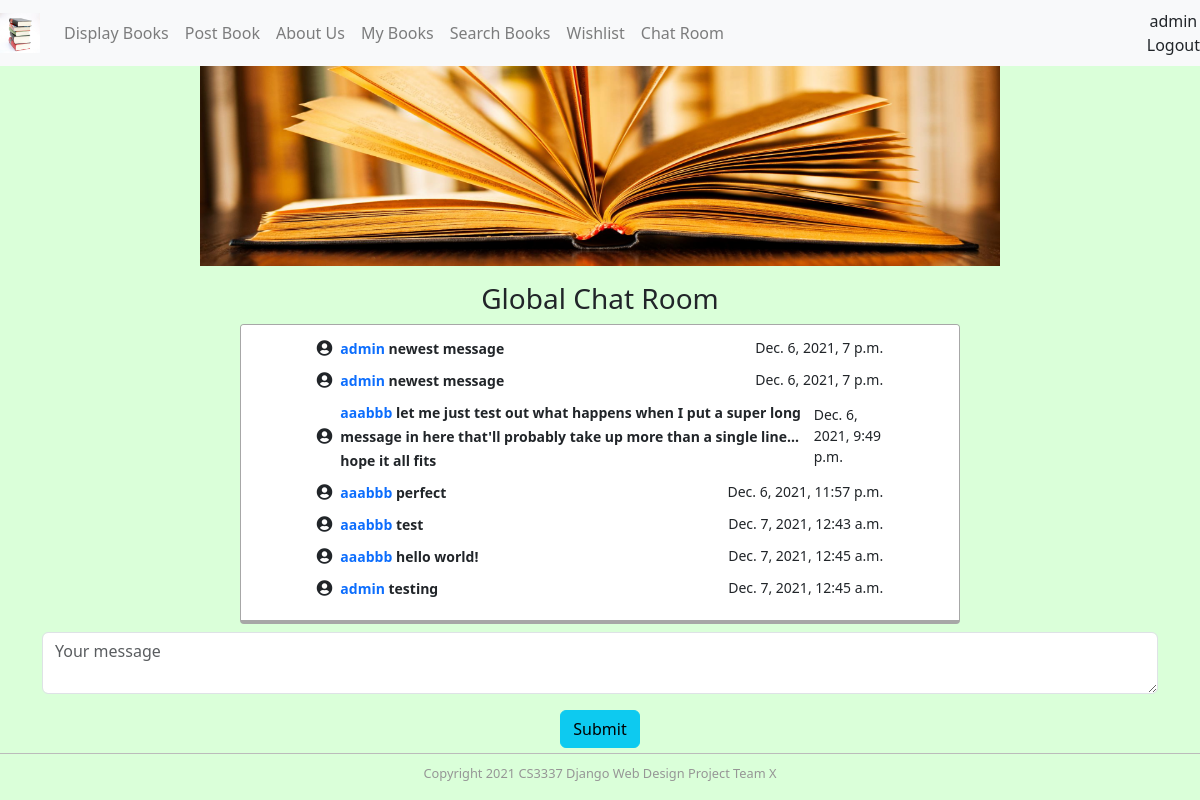
The app's page /chat (signed in) with its own data.
### bookMng/models.py (models this page shows, shortened)
class ChatMessage(models.Model):
    text = models.TextField(max_length=200)
    username = models.ForeignKey(User, blank=True, null=True, on_delete=models.CASCADE)
    date = models.DateTimeField(auto_now_add=True)

### bookMng/views.py (the view, shortened to what this page needs)
# urls.py: path('chat', views.chat_room, name='chat'),
@login_required(login_url=reverse_lazy('login'))
def chat_room(request):
    messages = ChatMessage.objects.all()
    message_form = ChatForm()
    return render(request,
                  'bookMng/chat.html',
                  {
                      'messages': messages,
                      'message_form': message_form
                  }
                  )

### bookMng/forms.py
class ChatForm(forms.ModelForm):
    class Meta:
        model = ChatMessage
        fields = [
            'text'
        ]
        labels = {
            'text': '',
        }
        widgets = {
            'text': forms.Textarea(attrs={'class': 'form-control', 'placeholder': 'Your message', 'rows': '2'})
        }

### bookEx/templates/bookMng/chat.html (shortened to what this page needs)
{% extends "base.html" %}
{% load static %}
{% block content %}
<div class="mt-3">
    <h3>Global Chat Room</h3>
</div>
<div class="container mt-2 chatbox">
    <div class="row d-flex justify-content-center">
        <div class="col-md-10">
            {% for message in messages %}
                <div class="card p-1 border-0">
                    <div class="d-flex justify-content-between align-items-center">
                        <div class="user d-flex flex-row align-items-center" style="margin-right: 5px;"> <i class="fas fa-user-circle"></i>
                            <div class="ml-2">
                                <small class="font-weight-bold text-primary">{{message.username}} </small>
                                <small class="font-weight-bold">{{message.text}}</small>
                            </div>
                        </div>
                        <small>{{message.date}}</small>
                    </div>
                </div>
            {% endfor %}
        </div>
    </div>
</div>
<div class="container mt-2">
    <div class="row d-flex justify-content-center">
        <form method="post">
            {{ message_form.as_p }}
            <button type="submit" class="btn btn-info">Submit</button>
        </form>
    </div>
</div>
{% endblock content %}

### bookEx/templates/base.html (shortened to what this page needs)
{% load static %}
<!DOCTYPE html>
<html lang="en">
<head>
<link rel="stylesheet" href="https://stackpath.bootstrapcdn.com/bootstrap/4.3.1/css/bootstrap.min.css">
    <link rel="stylesheet" href="https://use.fontawesome.com/releases/v5.7.2/css/all.css"
>
    <link rel="stylesheet" href="{% static 'css/bootstrap.min.css' %}">
    <link rel="stylesheet" href="{% static 'css/bootstrap.css' %}">
    <link rel="stylesheet" href="https://maxcdn.bootstrapcdn.com/font-awesome/4.7.0/css/font-awesome.min.css">
    <link href="{% static 'main.css' %}" rel="stylesheet" type="text/css">
</head>
<body style="text-align: center;">
    <nav class="navbar navbar-expand-sm navbar-light bg-light ">
      <a class="navbar-brand" href="/">
          <img src="{% static 'logo.jpg' %}" width="40" height="40" alt="" class="d-inline-block align-top">
      </a>
      <div class="collapse navbar-collapse" id="navbarText">
        <ul class="navbar-nav mr-auto">
          <li class="nav-item">
            <a class="nav-link" href="/displaybooks">Display Books</a>
          </li>
          <li class="nav-item">
            <a class="nav-link" href="/postbook">Post Book</a>
          </li>
          <li class="nav-item">
            <a class="nav-link" href="/aboutus">About Us</a>
          </li>
          <li class="nav-item">
            <a class="nav-link" href="/mybooks">My Books</a>
          </li>
          <li class="nav-item">
            <a class="nav-link" href="/searchbook">Search Books</a>
          </li>
          <li class="nav-item">
            <a class="nav-link" href="/wishlist">Wishlist</a>
          </li>
          <li class="nav-item">
            <a class="nav-link" href="/chat">Chat Room</a>
          </li>
        </ul>
        <span class="nav-item ms-auto">
          {% if user.is_authenticated %}
          {{ user.username }} <a class="nav-link" href="{% url 'logout'%}?next=/">Logout</a>
          {% else %}
            Not Logged In <a href="{% url 'login' %}?next=/">Login</a>
          {% endif %}
        </span>
      </div>
    </nav>
    <div id="topbanner">
        <img src="{% static 'topbanner.jpg' %}" width="800" height="200" alt="" />
    </div>
    <div>
        <section id="main" style="width: 100%; margin: 0 auto; text-align: center;">
            {% block content %}{% endblock content %}
        </section>
    </div>
    <footer id="footer">
        Copyright 2021 CS3337 Django Web Design Project Team X
    </footer>
</body>
</html>

### bookEx/static/main.css (style rules this page uses)
#footer { text-align: center; font-size: 0.8em; margin-top: 5px; padding-top: 10px; padding-bottom: 10px; background-color: #DAFFD9; border-top: thin solid #BBBBBB; clear: both; color: #969696; }
body { background-color: #DAFFD9; }
#main { width: 100%; margin: 0 auto; text-align: center; }
.chatbox { overflow-y: scroll; border-style: solid; width: 60%; height: calc(30vh); display: flex; flex-direction: column-reverse; text-align: left; margin: 0 auto; background: #fff; height: 300px; border: 1px solid #a7a7a7; overflow-y: auto; border-radius: 4px; border-bottom: 4px solid #a7a7a7; }

### records on screen
ChatMessage: username "admin", text "newest message", date "Dec. 6, 2021, 7 p.m."
ChatMessage: username "admin", text "newest message", date "Dec. 6, 2021, 7 p.m."
ChatMessage: username "aaabbb", text "let me just test out what happens when I put a super long message in here that'll probably take up more than a single line... hope it all fits", date "Dec. 6, 2021, 9:49 p.m."
ChatMessage: username "aaabbb", text "perfect", date "Dec. 6, 2021, 11:57 p.m."
ChatMessage: username "aaabbb", text "test", date "Dec. 7, 2021, 12:43 a.m."
ChatMessage: username "aaabbb", text "hello world!", date "Dec. 7, 2021, 12:45 a.m."
ChatMessage: username "admin", text "testing", date "Dec. 7, 2021, 12:45 a.m."

### other values on screen
{{ user.username }} "admin"
